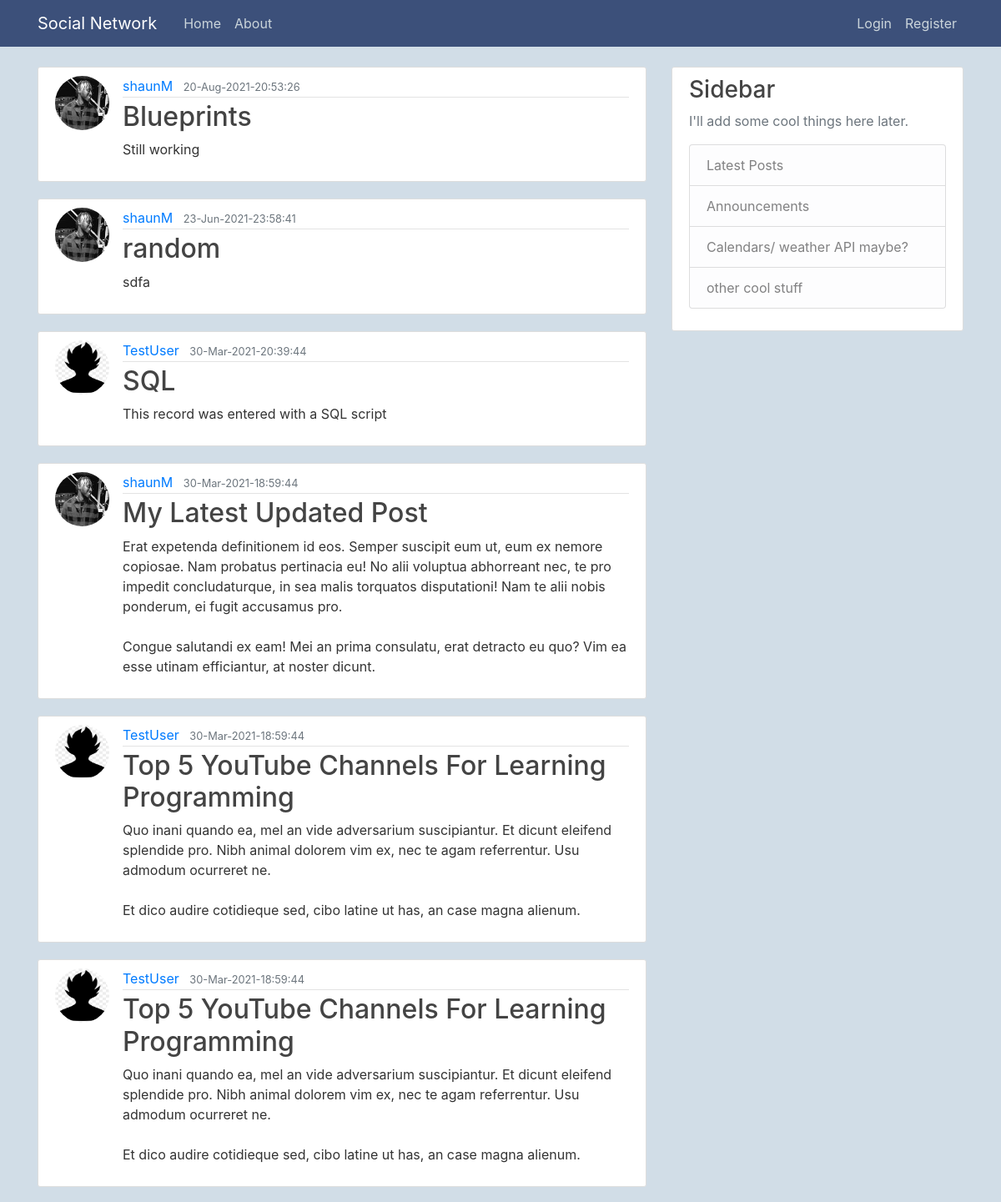
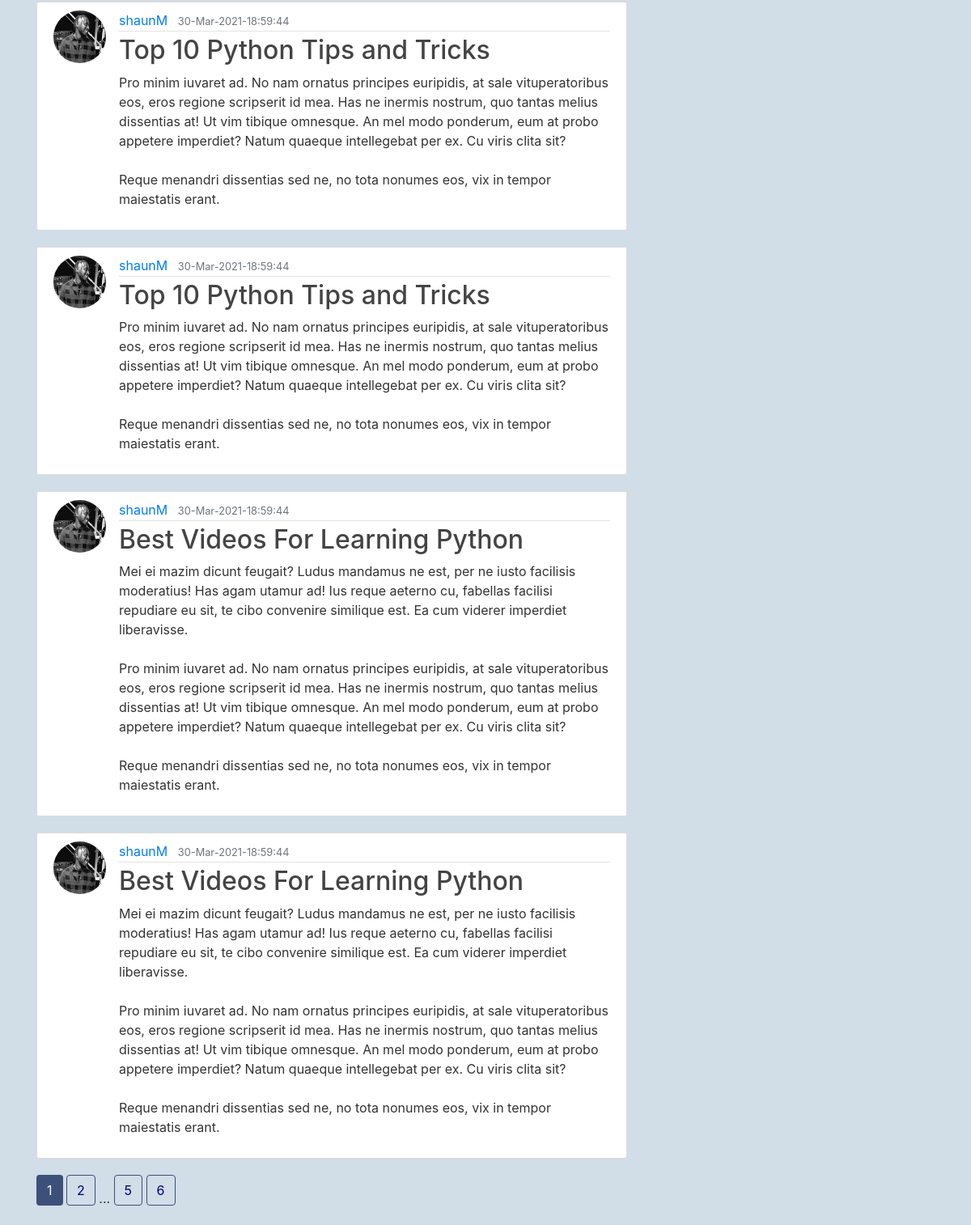
The page /home on the database its author committed (2 pictures, top to bottom).
### flaskblog/models.py (models this page shows, shortened)
class Post(db.Model):
    id = db.Column(db.Integer, primary_key=True)
    title = db.Column(db.String(100), nullable=False)
    date_posted = db.Column(db.DateTime, nullable=False, default=datetime.utcnow)
    content = db.Column(db.Text, nullable=False)
    user_id = db.Column(db.Integer, db.ForeignKey('user.id'), nullable=False)

class User(db.Model, UserMixin): # the table name automatically set to 'user', however this can be chenged
    id = db.Column(db.Integer, primary_key=True)
    username = db.Column(db.String(20), unique=True, nullable=False)
    email = db.Column(db.String(120), unique=True, nullable=False)
    image_file = db.Column(db.String(20), nullable=False, default='default.jpg')
    password = db.Column(db.String(60), nullable=False)
    posts = db.relationship('Post', backref='author', lazy=True) #backref creates 'author' column for every user who creates a posts;

### flaskblog/main/routes.py (the view)
@main.route("/")
@main.route("/home")
def home():
    page = request.args.get('page', 1, type=int)
    posts = Post.query.order_by(Post.date_posted.desc()).paginate(page=page, per_page=10)
    return render_template('home.html', posts=posts)

### flaskblog/templates/home.html
{% extends 'layout.html' %}
{% block content %}
    {% for post in posts.items %}
        <article class="media content-section">
            <img class="rounded-circle article-img" src="{{ url_for('static', filename='profile-pics/' + post.author.image_file) }}">
            <div class="media-body">
                <div class="article-metadata">
                    <a class="mr-2" href="{{ url_for('users.user_posts', username=post.author.username) }} ">{{ post.author.username }}</a>
                    <small class="text-muted">{{ post.date_posted.strftime('%d-%b-%Y-%X') }}</small>
                </div>
                <h2><a class="article-title" href="{{ url_for('posts.post', post_id=post.id) }}">{{ post.title }}</a></h2>
                <p class="article-content">{{ post.content }}</p>
            </div>
        </article>
    {% endfor %}
    {% for page_num in posts.iter_pages(left_edge=1, right_edge=2, left_current=1, right_current=2) %}
        {% if page_num %}
            {% if posts.page == page_num %}
                <a class="btn btn-outline-info mb-4" style="background-color: #3c507a; border-color: transparent; color: white" href="{{ url_for('main.home', page=page_num) }}">{{ page_num }}</a>
            {% else %}
                <a class="btn btn-info mb-4" style="background-color: #D1DDE7; color: navy; border-color: #3c507a" href="{{ url_for('main.home', page=page_num) }}">{{ page_num }}</a>
            {% endif %}
        {% else %}
            ...
        {% endif %}
    {% endfor %}
{% endblock content %}

### flaskblog/templates/layout.html (shortened to what this page needs)
<!DOCTYPE html>
<html>
    <head>
        <link rel="stylesheet" href="https://maxcdn.bootstrapcdn.com/bootstrap/4.0.0/css/bootstrap.min.css">
        <link rel="stylesheet" type="text/css" href="{{ url_for('static', filename='main.css') }}">
    </head>
    <body  style="background-color: #D1DDE7;">
        <header class="site-header">
            <nav class="navbar navbar-expand-md navbar-dark fixed-top" style="background-color: #3c507a;">
                <div class="container">
                    <a class="navbar-brand mr-4" href="{{ url_for('main.home') }}">Social Network</a>
                    <div class="collapse navbar-collapse" id="navbarToggle">
                        <div class="navbar-nav mr-auto">
                            <a class="nav-item nav-link" href="{{ url_for('main.home') }}">Home</a>
                            <a class="nav-item nav-link" href="{{ url_for('main.about') }}">About</a>
                        </div>
                        <div class="navbar-nav">
                            {% if current_user.is_authenticated %}
                                <a class="nav-item nav-link" href="{{ url_for('posts.new_post') }}">New Post</a>
                                <a class="nav-item nav-link" href="{{ url_for('users.account') }}">Account</a>
                                <a class="nav-item nav-link" href="{{ url_for('users.logout') }}">Logout</a>
                            {% else %}
                                <a class="nav-item nav-link" href="{{ url_for('users.login') }}">Login</a>
                                <a class="nav-item nav-link" href="{{ url_for('users.register') }}">Register</a>
                            {% endif %}
                        </div>
                    </div>
                </div>
            </nav>
        </header>
        <main role="main" class="container">
            <div class="row">
                <div class="col-md-8">
                    {% block content %}{% endblock content %}
                </div>
                <div class="col-md-4">
                    <div class="content-section">
                        <h3>Sidebar</h3>
                        <p class='text-muted'>I'll add some cool things here later.
                            <ul class="list-group">
                                <li class="list-group-item list-group-item-light">Latest Posts</li>
                                <li class="list-group-item list-group-item-light">Announcements</li>
                                <li class="list-group-item list-group-item-light">Calendars/ weather API maybe?</li>
                                <li class="list-group-item list-group-item-light">other cool stuff</li>
                            </ul>
                        </p>
                    </div>
                </div>
            </div>
        </main>
    </body>
</html>

### flaskblog/static/main.css (style rules this page uses)
body { background: #f8f2f2; color: #333333; margin-top: 5rem; }
h1, h2, h3, h4, h5, h6 { color: #444444; }
.site-header .navbar-nav .nav-link { color: #cbd5db; }
.content-section { background: #ffffff; padding: 10px 20px; border: 1px solid #dddddd; border-radius: 3px; margin-bottom: 20px; }
.article-title { color: #444444; }
.article-content { white-space: pre-line; }
.article-img { height: 65px; width: 65px; margin-right: 16px; }
.article-metadata { padding-bottom: 1px; margin-bottom: 4px; border-bottom: 1px solid #e3e3e3 }

### rows shown on the page
Post: image_file (picture), author.username "shaunM", date_posted "20-Aug-2021-20:53:26", title "Blueprints", content "Still working"
Post: image_file (picture), author.username "shaunM", date_posted "23-Jun-2021-23:58:41", title "random", content "sdfa"
Post: image_file (placeholder picture), author.username "TestUser", date_posted "30-Mar-2021-20:39:44", title "SQL", content "This record was entered with a SQL script"
Post: image_file (picture), author.username "shaunM", date_posted "30-Mar-2021-18:59:44", title "My Latest Updated Post", content "Erat expetenda definitionem id eos. Semper suscipit eum ut, eum ex nemore copiosae. Nam probatus pertinacia eu! No alii voluptua abhorreant nec, te pro impedit concludaturque, in sea malis torquatos disputationi! Nam te alii nobis ponderum, ei fugit accusamus pro. Congue salutandi ex eam! Mei an prima consulatu, erat detracto eu quo? Vim ea esse utinam efficiantur, at noster dicunt."
Post: image_file (placeholder picture), author.username "TestUser", date_posted "30-Mar-2021-18:59:44", title "Top 5 YouTube Channels For Learning Programming", content "Quo inani quando ea, mel an vide adversarium suscipiantur. Et dicunt eleifend splendide pro. Nibh animal dolorem vim ex, nec te agam referrentur. Usu admodum ocurreret ne. Et dico audire cotidieque sed, cibo latine ut has, an case magna alienum."
Post: image_file (placeholder picture), author.username "TestUser", date_posted "30-Mar-2021-18:59:44", title "Top 5 YouTube Channels For Learning Programming", content "Quo inani quando ea, mel an vide adversarium suscipiantur. Et dicunt eleifend splendide pro. Nibh animal dolorem vim ex, nec te agam referrentur. Usu admodum ocurreret ne. Et dico audire cotidieque sed, cibo latine ut has, an case magna alienum."
Post: image_file (picture), author.username "shaunM", date_posted "30-Mar-2021-18:59:44", title "Top 10 Python Tips and Tricks", content "Pro minim iuvaret ad. No nam ornatus principes euripidis, at sale vituperatoribus eos, eros regione scripserit id mea. Has ne inermis nostrum, quo tantas melius dissentias at! Ut vim tibique omnesque. An mel modo ponderum, eum at probo appetere imperdiet? Natum quaeque intellegebat per ex. Cu viris clita sit? Reque menandri dissentias sed ne, no tota nonumes eos, vix in tempor maiestatis erant."
Post: image_file (picture), author.username "shaunM", date_posted "30-Mar-2021-18:59:44", title "Top 10 Python Tips and Tricks", content "Pro minim iuvaret ad. No nam ornatus principes euripidis, at sale vituperatoribus eos, eros regione scripserit id mea. Has ne inermis nostrum, quo tantas melius dissentias at! Ut vim tibique omnesque. An mel modo ponderum, eum at probo appetere imperdiet? Natum quaeque intellegebat per ex. Cu viris clita sit? Reque menandri dissentias sed ne, no tota nonumes eos, vix in tempor maiestatis erant."
Post: image_file (picture), author.username "shaunM", date_posted "30-Mar-2021-18:59:44", title "Best Videos For Learning Python", content "Mei ei mazim dicunt feugait? Ludus mandamus ne est, per ne iusto facilisis moderatius! Has agam utamur ad! Ius reque aeterno cu, fabellas facilisi repudiare eu sit, te cibo convenire similique est. Ea cum viderer imperdiet liberavisse. Pro minim iuvaret ad. No nam ornatus principes euripidis, at sale vituperatoribus eos, eros regione scripserit id mea. Has ne inermis nostrum, quo tantas melius dissentias at! Ut vim tibique omnesque. An mel modo ponderum, eum at probo appetere imperdiet? Natum quaeque intellegebat per ex. Cu viris clita sit? Reque menandri dissentias sed ne, no tota nonumes eos, vix in tempor maiestatis erant."
Post: image_file (picture), author.username "shaunM", date_posted "30-Mar-2021-18:59:44", title "Best Videos For Learning Python", content "Mei ei mazim dicunt feugait? Ludus mandamus ne est, per ne iusto facilisis moderatius! Has agam utamur ad! Ius reque aeterno cu, fabellas facilisi repudiare eu sit, te cibo convenire similique est. Ea cum viderer imperdiet liberavisse. Pro minim iuvaret ad. No nam ornatus principes euripidis, at sale vituperatoribus eos, eros regione scripserit id mea. Has ne inermis nostrum, quo tantas melius dissentias at! Ut vim tibique omnesque. An mel modo ponderum, eum at probo appetere imperdiet? Natum quaeque intellegebat per ex. Cu viris clita sit? Reque menandri dissentias sed ne, no tota nonumes eos, vix in tempor maiestatis erant."

### other values the page prints
{{ page_num }} "1"
{{ page_num }} "2" "5" "6"
